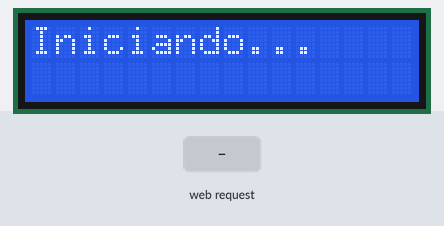
This sketch was run on a simulated ESP8266 (NodeMCU). Shown: 16×2 character LCD. The test bench sets the inputs (shaded band). What the sketch prints to the serial monitor is not drawn.

Above: at 0.2 s.
At 2.2 s:
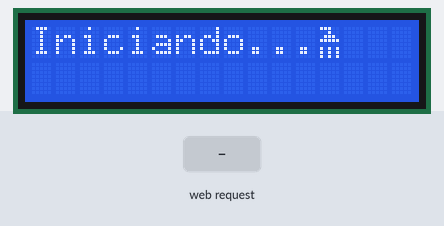
At 3.3 s:
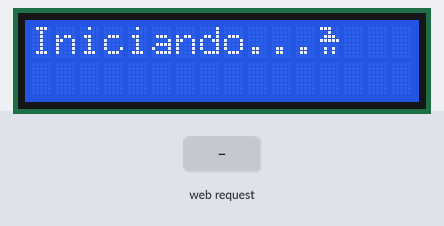
3.4 s: HTTP request GET /data/ received
Timing chart, 0 to 6.4 s (numbered marks = the images above; inputs shaded):
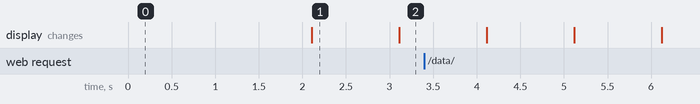

Measured:
- what the display in image 1 shows lasts 1.0 s, from 2.1 s to 3.1 s

The sketch:

receptor_dislplay.ino
```cpp
#include <ESP8266WiFi.h>
#include <ESP8266WebServer.h>
#include <ArduinoJson.h>

// librerias para display oled
//#include <SPI.h>
//#include <Wire.h>
//#include <Adafruit_GFX.h>
//#include <Adafruit_SSD1306.h>

//Adafruit_SSD1306 display = Adafruit_SSD1306(128, 32, &Wire);

#include <ArduinoJson.h>
#include <Wire.h>
#include <LiquidCrystal_I2C.h>

void handleSentVar();

const char *ssid = "poopssid";
const char *password = "pingu4prez";

 // set the LCD address to 0x3F for a 16 chars and 2 line display
LiquidCrystal_I2C lcd(0x3F,16,2);

ESP8266WebServer server(80);
StaticJsonDocument<200> doc;

long currentMillis = 0;
long previousMillis = 0;
int currentAnimation = 0;
long interval = 1000;

byte shower1[8] = {  0b11100,  0b00100,  0b01110,  0b11111,  0b00000,  0b10101,  0b10101,  0b10101};
byte shower2[8] = {  0b11100,  0b00100,  0b01110,  0b11111,  0b00000,  0b01010,  0b01010,  0b00000};
byte arrowDown1[8] = { 0b00100, 0b00100,  0b00100,  0b11111,  0b01110,  0b00100,  0b10001,  0b11111};
byte arrowDown2[8] = { 0b00000, 0b00100,  0b00100,  0b00100,  0b11111,  0b01110,  0b10101,  0b11111};

void setup() {
  Serial.begin(115200);
  while (!Serial) continue;

  lcd.init();
  lcd.clear();
  lcd.backlight();
  lcd.noBlink();
  lcd.createChar(0, shower1);  lcd.createChar(1, shower2);
  lcd.createChar(2, arrowDown1);  lcd.createChar(3, arrowDown2);
  lcd.setCursor(0,0);
  lcd.print("Iniciando...");
  Serial.print("Iniciando...");

  WiFi.softAP(ssid, password);
  IPAddress myIP = WiFi.softAPIP();

  // when the server receives a request with /data/ in the string then run the handleSentVar function
  server.on("/data/", HTTP_GET, handleSentVar);
  server.begin();
  delay(2000);
}

void loop() {

  if (currentAnimation > 1)
    currentAnimation = 0;

  currentMillis = millis();
  if (currentMillis - previousMillis > interval) {
    lcd.setCursor(12,0);
    lcd.write(currentAnimation);
    currentAnimation++;
    previousMillis = millis();
  }

  server.handleClient();
}

void handleSentVar() {
  if (server.hasArg("sensor_reading")){
    int readingInt = server.arg("sensor_reading").toInt();
    Serial.print("Valor Obtenido...");
    Serial.println(readingInt);

    //server.send(200, "text/html", "Data received");

    lcd.home();
    lcd.setCursor(0,1);

    int totalml = readingInt;


    long totallitros = totalml/1000.0;
    long mtcubicos = totallitros/1000.0;
    long precioporm3 = mtcubicos*463;

    long precio = 663 + precioporm3;

    lcd.home();
    lcd.print("Agua :"); lcd.print(totallitros); lcd.print(" [L]");
    lcd.setCursor(0,1);
    lcd.print("Costo :"); lcd.print(precio); lcd.print(" $");
    // lcd.setCursor(0, 33);
    // lcd.print(millis() / 1000);
    //delay(1000);
    //lcd.print(readingInt);  lcd.print(" [L]");
  }
  else{
    Serial.println("Error: no existe sensor_reading");
    //delay(100);
  }
}
```
